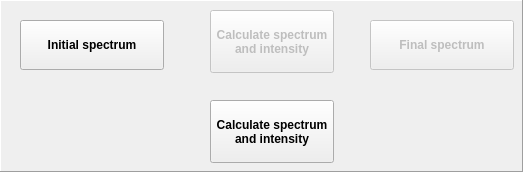
     <widget class="QFrame" name="frame_2">
      <property name="enabled">
       <bool>true</bool>
      </property>
      <property name="sizePolicy">
       <sizepolicy hsizetype="Preferred" vsizetype="Preferred">
        <horstretch>0</horstretch>
        <verstretch>0</verstretch>
       </sizepolicy>
      </property>
      <property name="maximumSize">
       <size>
        <width>4000</width>
        <height>4000</height>
       </size>
      </property>
      <property name="frameShape">
       <enum>QFrame::Panel</enum>
      </property>
      <property name="frameShadow">
       <enum>QFrame::Raised</enum>
      </property>
      <widget class="QToolButton" name="toolButton_drawInitialSpectrum">
       <property name="enabled">
        <bool>true</bool>
       </property>
       <property name="geometry">
        <rect>
         <x>20</x>
         <y>20</y>
         <width>144</width>
         <height>50</height>
        </rect>
       </property>
       <property name="sizePolicy">
        <sizepolicy hsizetype="Preferred" vsizetype="Fixed">
         <horstretch>0</horstretch>
         <verstretch>0</verstretch>
        </sizepolicy>
       </property>
       <property name="font">
        <font>
         <weight>75</weight>
         <bold>true</bold>
        </font>
       </property>
       <property name="text">
        <string>Initial spectrum</string>
       </property>
       <property name="icon">
        <iconset resource="res.qrc">
         <normaloff>:/images/chart</normaloff>:/images/chart</iconset>
       </property>
       <property name="toolButtonStyle">
        <enum>Qt::ToolButtonTextUnderIcon</enum>
       </property>
      </widget>
      <widget class="QToolButton" name="toolButton_calcSpectrum">
       <property name="enabled">
        <bool>false</bool>
       </property>
       <property name="geometry">
        <rect>
         <x>210</x>
         <y>10</y>
         <width>124</width>
         <height>63</height>
        </rect>
       </property>
       <property name="sizePolicy">
        <sizepolicy hsizetype="Preferred" vsizetype="Fixed">
         <horstretch>0</horstretch>
         <verstretch>0</verstretch>
        </sizepolicy>
       </property>
       <property name="minimumSize">
        <size>
         <width>124</width>
         <height>50</height>
        </size>
       </property>
       <property name="font">
        <font>
         <weight>75</weight>
         <bold>true</bold>
        </font>
       </property>
       <property name="text">
        <string>Calculate spectrum
and intensity</string>
       </property>
       <property name="icon">
        <iconset resource="res.qrc">
         <normaloff>:/images/Warning</normaloff>:/images/Warning</iconset>
       </property>
       <property name="toolButtonStyle">
        <enum>Qt::ToolButtonTextUnderIcon</enum>
       </property>
      </widget>
      <widget class="QToolButton" name="toolButton_drawFinalSpectrum">
       <property name="enabled">
        <bool>false</bool>
       </property>
       <property name="geometry">
        <rect>
         <x>370</x>
         <y>20</y>
         <width>144</width>
         <height>50</height>
        </rect>
       </property>
       <property name="sizePolicy">
        <sizepolicy hsizetype="Preferred" vsizetype="Fixed">
         <horstretch>0</horstretch>
         <verstretch>0</verstretch>
        </sizepolicy>
       </property>
       <property name="font">
        <font>
         <weight>75</weight>
         <bold>true</bold>
        </font>
       </property>
       <property name="text">
        <string>Final spectrum</string>
       </property>
       <property name="icon">
        <iconset resource="res.qrc">
         <normaloff>:/images/chart</normaloff>:/images/chart</iconset>
       </property>
       <property name="toolButtonStyle">
        <enum>Qt::ToolButtonTextUnderIcon</enum>
       </property>
      </widget>
      <widget class="QToolButton" name="toolButton_calcAndDraw">
       <property name="enabled">
        <bool>true</bool>
       </property>
       <property name="geometry">
        <rect>
         <x>210</x>
         <y>100</y>
         <width>124</width>
         <height>63</height>
        </rect>
       </property>
       <property name="sizePolicy">
        <sizepolicy hsizetype="Preferred" vsizetype="Fixed">
         <horstretch>0</horstretch>
         <verstretch>0</verstretch>
        </sizepolicy>
       </property>
       <property name="minimumSize">
        <size>
         <width>124</width>
         <height>50</height>
        </size>
       </property>
       <property name="font">
        <font>
         <weight>75</weight>
         <bold>true</bold>
        </font>
       </property>
       <property name="text">
        <string>Calculate spectrum
and intensity</string>
       </property>
       <property name="icon">
        <iconset resource="res.qrc">
         <normaloff>:/images/Warning</normaloff>:/images/Warning</iconset>
       </property>
       <property name="toolButtonStyle">
        <enum>Qt::ToolButtonTextUnderIcon</enum>
       </property>
      </widget>
     </widget>
